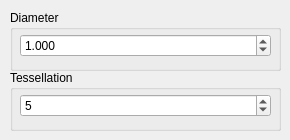
    <widget class="QWidget" name="tab_6">
     <attribute name="title">
      <string>GeoSphere</string>
     </attribute>
     <widget class="QGroupBox" name="egsdge_2">
      <property name="geometry">
       <rect>
        <x>10</x>
        <y>70</y>
        <width>271</width>
        <height>61</height>
       </rect>
      </property>
      <property name="title">
       <string>Tessellation</string>
      </property>
      <widget class="QWidget" name="horizontalLayoutWidget_11">
       <property name="geometry">
        <rect>
         <x>10</x>
         <y>20</y>
         <width>251</width>
         <height>31</height>
        </rect>
       </property>
       <layout class="QHBoxLayout" name="horizontalLayout_12">
        <item>
         <widget class="QSpinBox" name="geosphere_tessellation">
          <property name="wrapping">
           <bool>false</bool>
          </property>
          <property name="showGroupSeparator" stdset="0">
           <bool>false</bool>
          </property>
          <property name="minimum">
           <number>3</number>
          </property>
          <property name="maximum">
           <number>7</number>
          </property>
          <property name="value">
           <number>5</number>
          </property>
         </widget>
        </item>
       </layout>
      </widget>
     </widget>
     <widget class="QGroupBox" name="groupBox_13">
      <property name="geometry">
       <rect>
        <x>10</x>
        <y>10</y>
        <width>271</width>
        <height>61</height>
       </rect>
      </property>
      <property name="title">
       <string>Diameter</string>
      </property>
      <widget class="QWidget" name="horizontalLayoutWidget_9">
       <property name="geometry">
        <rect>
         <x>10</x>
         <y>20</y>
         <width>251</width>
         <height>31</height>
        </rect>
       </property>
       <layout class="QHBoxLayout" name="horizontalLayout_10">
        <item>
         <widget class="QDoubleSpinBox" name="geosphere_diameter">
          <property name="wrapping">
           <bool>false</bool>
          </property>
          <property name="showGroupSeparator" stdset="0">
           <bool>false</bool>
          </property>
          <property name="decimals">
           <number>3</number>
          </property>
          <property name="maximum">
           <double>10.000000000000000</double>
          </property>
          <property name="singleStep">
           <double>0.010000000000000</double>
          </property>
          <property name="value">
           <double>1.000000000000000</double>
          </property>
         </widget>
        </item>
       </layout>
      </widget>
     </widget>
    </widget>
